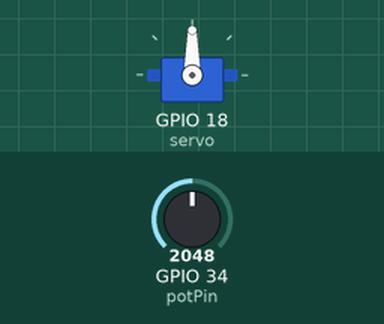
Recording of a sketch running on a simulated ESP32. Shown: servo. The inputs (shaded band) are chosen by the test bench; at power-on: GPIO 34 (potPin) = 2048.

Above: at 1.2 s.
1.3 s: GPIO 34 (potPin) set to 2866
At 2.5 s:
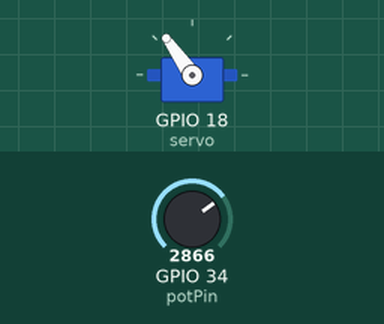
2.8 s: GPIO 34 (potPin) set to 3603
At 3.6 s:
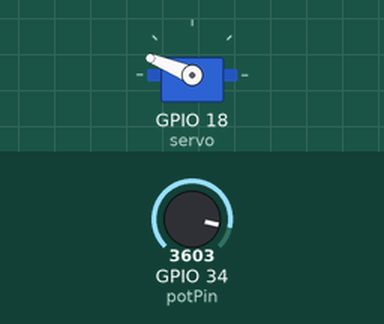
4.3 s: GPIO 34 (potPin) set to 4095
At 4.8 s:
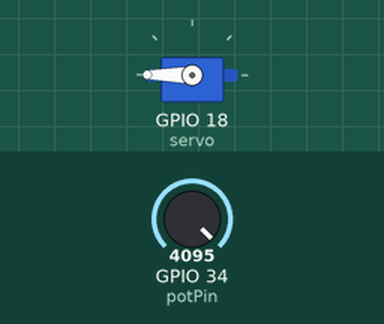
5.8 s: GPIO 34 (potPin) set to 1228
At 7.0 s:
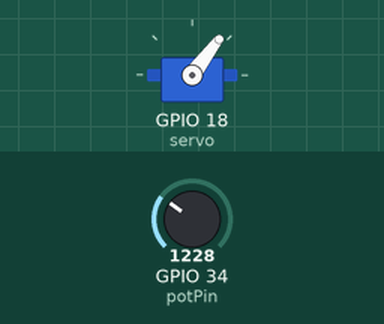
7.3 s: GPIO 34 (potPin) set to 491
At 8.2 s:
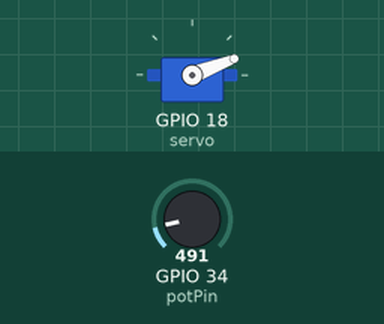
Timing chart, 0 to 9.8 s (numbered marks = the images above; inputs shaded):
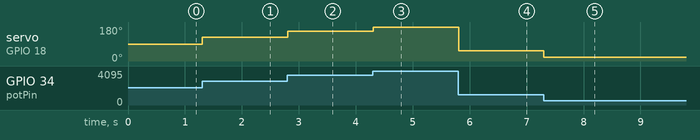

Measured:
- after the input at 1.3 s, servo on GPIO 18 (servo): 90° → 125° at once
- after the input at 2.8 s, servo on GPIO 18 (servo): 125° → 158° at once
- after the input at 4.3 s, servo on GPIO 18 (servo): 158° → 180° at once
- after the input at 5.8 s, servo on GPIO 18 (servo): 180° → 53° at once
- after the input at 7.3 s, servo on GPIO 18 (servo): 53° → 21° at once

The sketch:

potencio_2_servo9g.ino
```cpp
#include<ESP32Servo.h>

Servo servo;

const int servoPin = 18;
const int potPin = 34;

int potValue = 0;

void setup() {
  servo.attach(18);
}

void loop() {
  potValue = analogRead(potPin);

  int angle = map(potValue, 0, 4095, 0, 180);
  servo.write(angle);

  delay(10);
}
```
